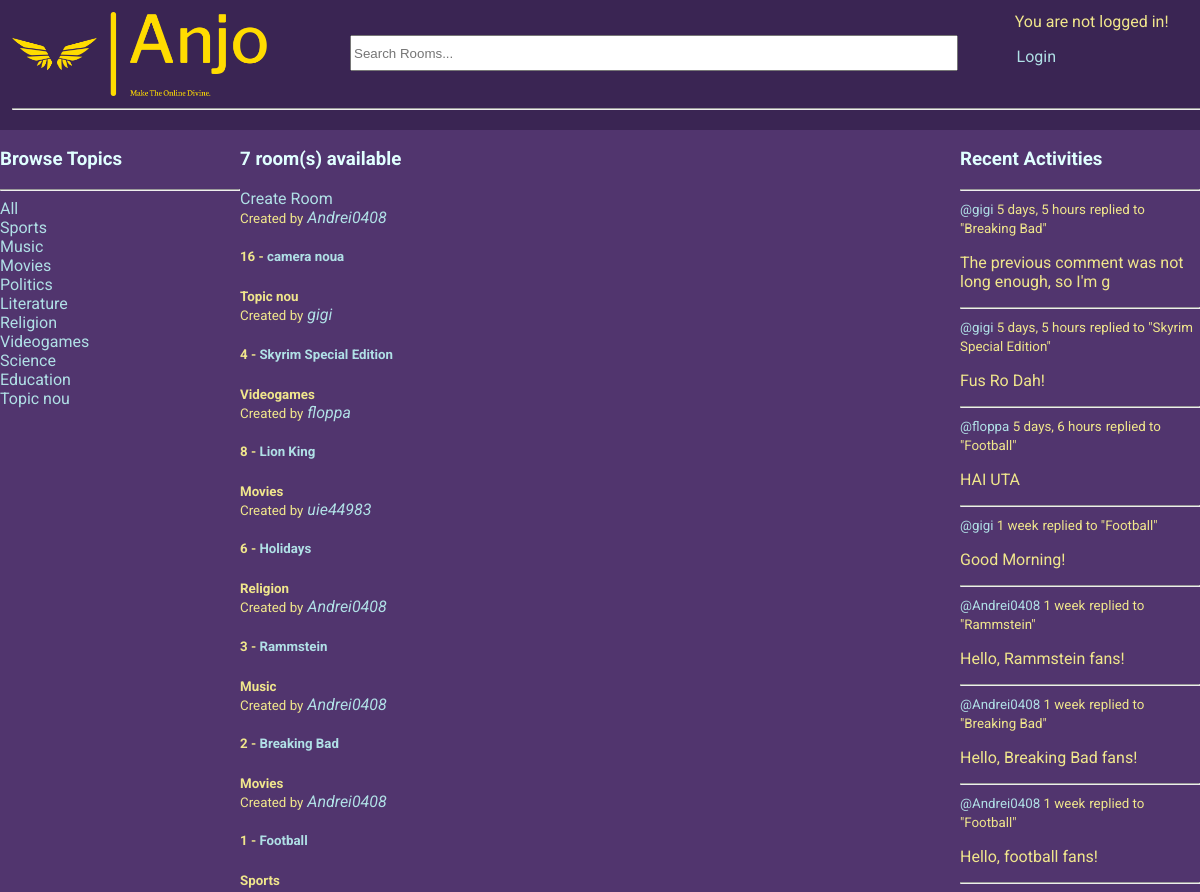
Before: / with the older database file.
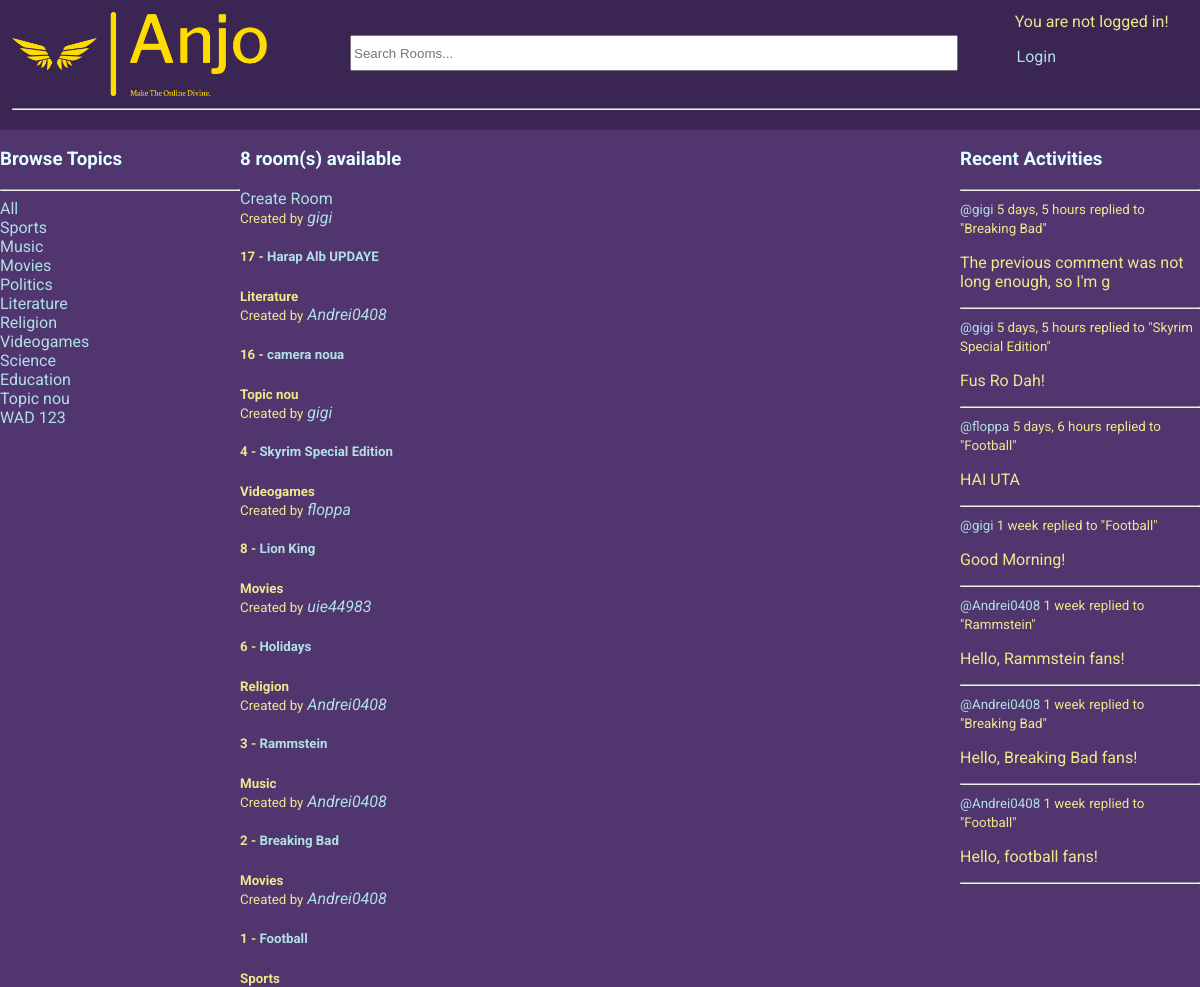
After: the same page with the newer database file.
### base/models.py (models this page shows, shortened)
class Topic(models.Model):
    name = models.CharField(max_length=200, unique=True)

class Room(models.Model):
    host = models.ForeignKey(User, on_delete=models.SET_NULL, null=True)
    topic = models.ForeignKey(Topic, on_delete=models.SET_NULL, null=True)
    name = models.CharField(max_length=200)
    description = models.TextField(null=True, blank=True)
    participants = models.ManyToManyField(User, related_name='participants', blank=True) # the users currently active in the room
    updated = models.DateTimeField(auto_now=True)
    created = models.DateTimeField(auto_now_add=True)
    class Meta:
        ordering = ['-updated', '-created'] # newest updated item should come first
    def __str__(self):
        return str(self.name)

class Message(models.Model):
    user = models.ForeignKey(User, on_delete=models.CASCADE) # on delete -> CASCADE = delete all children
    room = models.ForeignKey(Room, on_delete=models.CASCADE)
    body = models.TextField()
    updated = models.DateTimeField(auto_now=True)
    created = models.DateTimeField(auto_now_add=True)
    class Meta:
        ordering = ['-updated', '-created'] # newest updated item should come first
    def __str__(self):
        return self.body[0:50]

### base/views.py (the view)
# urls.py: path('', views.home, name="home"),
def home(request):
    q = request.GET.get('q') if request.GET.get('q') != None else ''
    rooms = Room.objects.filter(
        Q(topic__name__icontains=q) |
        Q(name__icontains=q) |
        Q(description__icontains=q)
        )
    topics = Topic.objects.filter()
    room_count = rooms.count()
    room_messages = Message.objects.filter(
        Q(room__topic__name__icontains=q)
        )
    context = {'rooms':rooms, 'topics': topics, 'room_count': room_count, 'room_messages': room_messages}
    return render(request, 'base/home.html', context)

### base/templates/base/home.html (shortened to what this page needs)
{% extends 'main.html' %}
{% block content %}
<div class="home-container">
    <div>
        {% include 'base/topics_component.html' %}
    </div>
    <div>
        <h3>{{room_count}} room(s) available</h3>
        <a href="{% url 'create-room' %}">Create Room</a>
        {% include 'base/feed_component.html' %}
    </div>
    <div>
        {% include 'base/activity_component.html' %}
    </div>
</div>
{% endblock content %}

### base/templates/base/topics_component.html (shortened to what this page needs)
<h3>Browse Topics</h3>
        <hr>
        <div>
            <a href="{% url 'home' %}">All</a>
        </div>
        {% for topic in topics %}
            <div>
                <a href="{% url 'home' %}?q={{topic.name}}">{{topic.name}}</a>
            </div>
        {% endfor %}

### base/templates/base/feed_component.html (shortened to what this page needs)
<div>
    {% for room in rooms %}
        <div class="feed-container">
            <span>
                <small>Created by</small> <i><a href="{% url 'user-profile' room.host.id %}">{{room.host.username}}</a></i>
            </span>
            <h5>{{room.id}} - <a href="{% url 'room' room.id %}">{{room.name}}</a></h5>
            <small><b>{{room.topic.name}}</b></small>
        </div>
    {% endfor %}
</div>

### base/templates/base/activity_component.html (shortened to what this page needs)
<h3>Recent Activities</h3>
        <hr>
        {% for message in room_messages %}
            <div>
                <small><a href="{% url 'user-profile' message.user.id %}">@{{message.user}}</a> {{message.created|timesince}}</small>
                <small>replied to "{{message.room}}"</small>
                <p>{{message}}</p>
                <hr>
            </div>
        {% endfor %}

Changed rows visible on the page:
added Topic: name "WAD 123"
added Room: host.username "gigi", id "17", name "Harap Alb UPDAYE", topic.name "Literature"
Other visible differences:
{{ room_count }}: "7" → "8"
